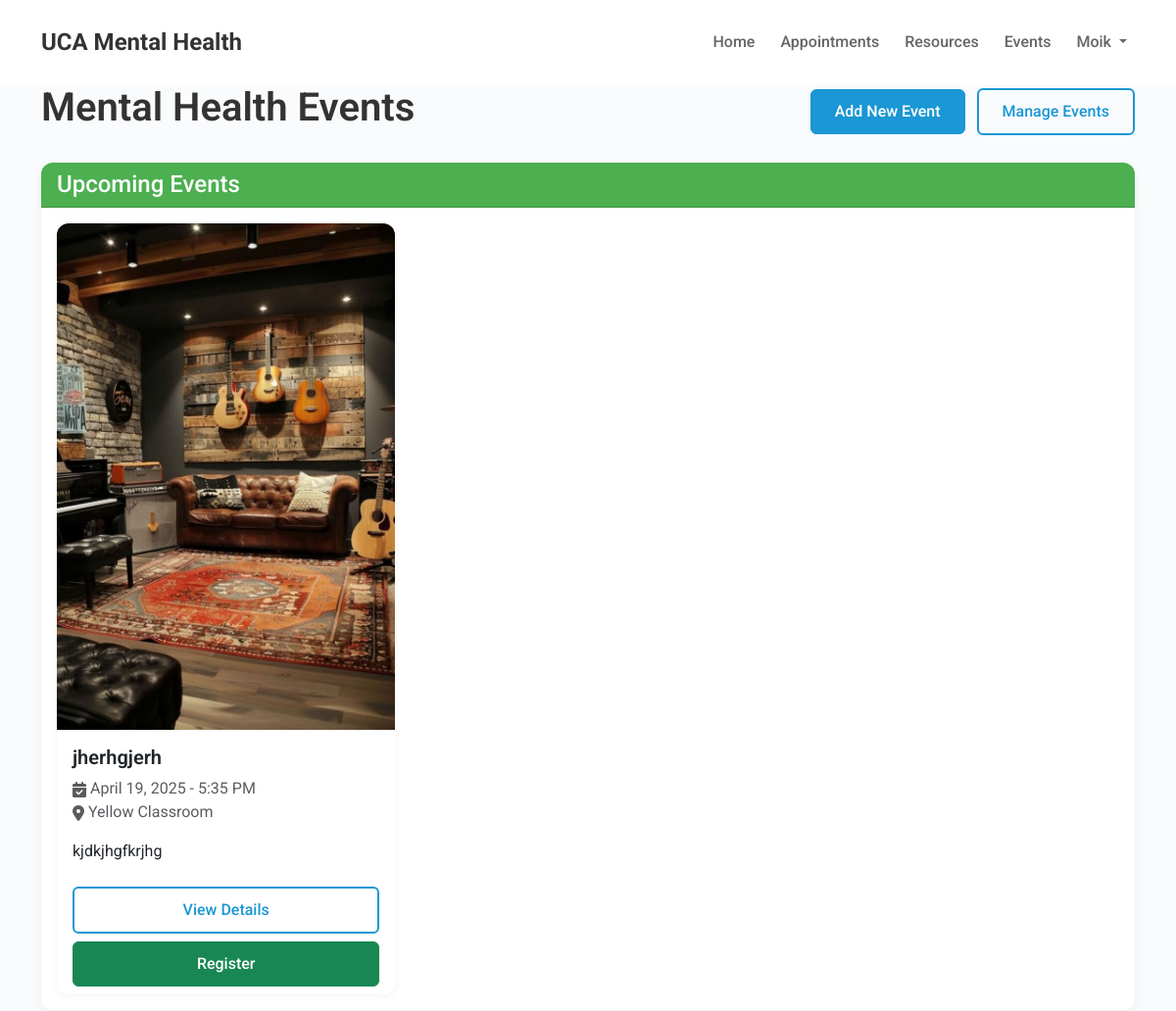
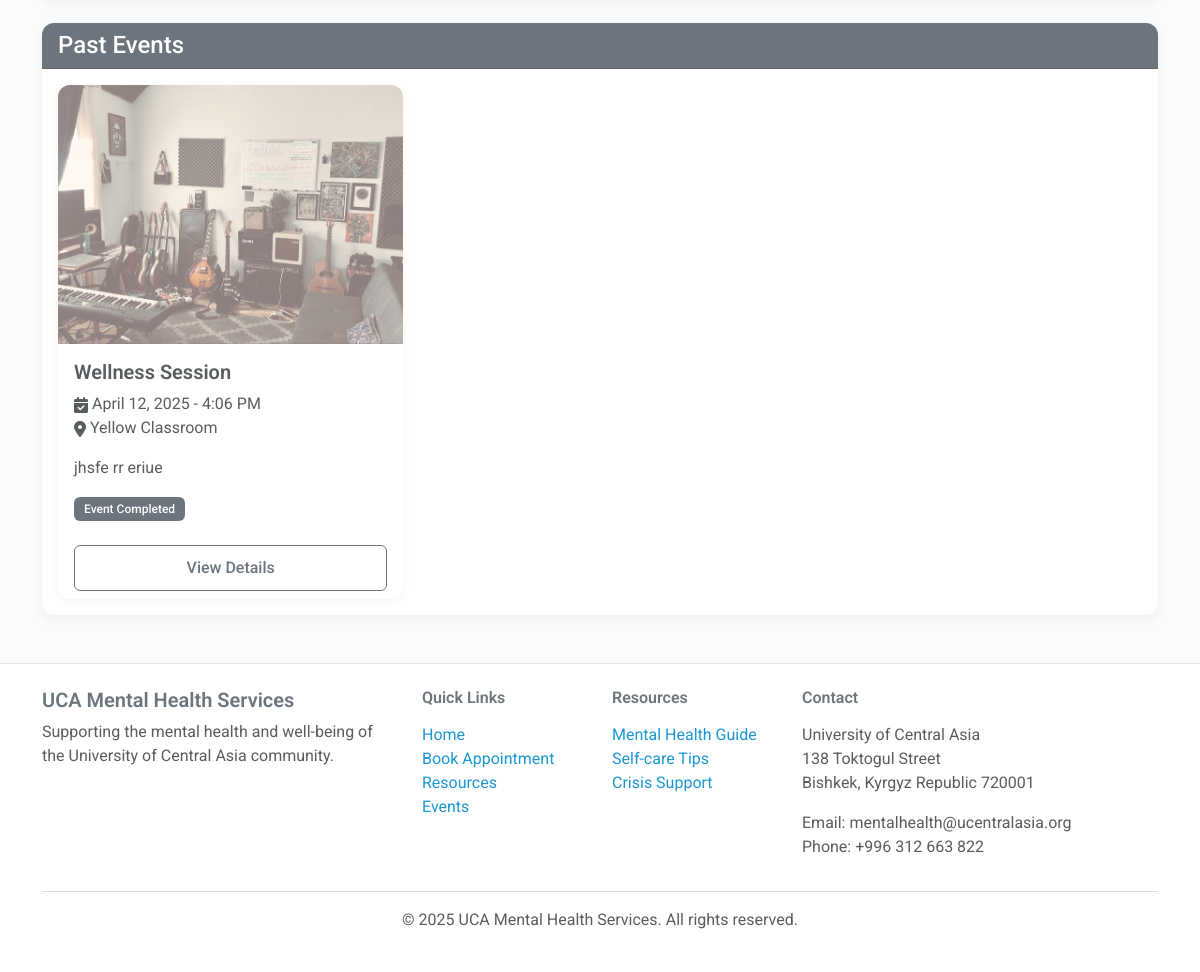
/news/events/ (signed in), run on the app's committed database (2 pictures, top to bottom).
### accounts/models.py (models this page shows, shortened)
class User(AbstractUser):
    USER_TYPE_CHOICES = (
        ('student', 'Student'),
        ('faculty', 'Faculty'),
        ('staff', 'Staff'),
        ('counselor', 'Counselor'),
    )
    user_type = models.CharField(max_length=20, choices=USER_TYPE_CHOICES)
    phone_number = models.CharField(max_length=15, blank=True, null=True)

### news/models.py (models this page shows, shortened)
class Event(models.Model):
    title = models.CharField(max_length=200)
    slug = models.SlugField(max_length=250, unique=True, blank=True)
    description = models.TextField()
    event_date = models.DateTimeField()
    location = models.CharField(max_length=200)
    registration_required = models.BooleanField(default=False)
    registration_url = models.URLField(blank=True, null=True)
    max_participants = models.PositiveIntegerField(default=0, help_text="0 for unlimited")
    image = models.ImageField(upload_to='events/', blank=True, null=True)
    created_at = models.DateTimeField(auto_now_add=True)

### news/views.py (the view)
# urls.py: path('events/', views.event_list, name='event_list'),
@login_required
def event_list(request):
    upcoming_events = Event.objects.filter(event_date__gte=timezone.now()).order_by('event_date')
    past_events = Event.objects.filter(event_date__lt=timezone.now()).order_by('-event_date')
    for event in upcoming_events:
        event.is_registered = EventRegistration.objects.filter(event=event, user=request.user).exists()
    context = {
        'upcoming_events': upcoming_events,
        'past_events': past_events
    }
    return render(request, 'news/event_list.html', context)

### templates/news/event_list.html (shortened to what this page needs)
{% extends 'base.html' %}
{% block content %}
<div class="container">
    <div class="d-flex justify-content-between align-items-center mb-4">
        <h1>Mental Health Events</h1>
        {% if user.is_superuser or user.user_type == 'counselor' %}
        <div>
            <a href="{% url 'news:add_event' %}" class="btn btn-primary">Add New Event</a>
            <a href="{% url 'news:manage_events' %}" class="btn btn-outline-primary ms-2">Manage Events</a>
        </div>
        {% endif %}
    </div>
    <div class="card mb-4">
        <div class="card-header bg-success text-white">
            <h2 class="h4 mb-0">Upcoming Events</h2>
        </div>
        <div class="card-body">
            {% if upcoming_events %}
                <div class="row row-cols-1 row-cols-md-2 row-cols-lg-3 g-4">
                    {% for event in upcoming_events %}
                    <div class="col">
                        <div class="card h-100 shadow-sm">
                            {% if event.image %}
                            <img src="{{ event.image.url }}" class="card-img-top" alt="{{ event.title }}">
                            {% else %}
                            <div class="card-img-top bg-light text-center py-5">
                                <i class="fa fa-calendar fa-4x text-muted"></i>
                            </div>
                            {% endif %}
                            <div class="card-body">
                                <h5 class="card-title">{{ event.title }}</h5>
                                <p class="card-text text-muted">
                                    <i class="fa fa-calendar-check"></i> {{ event.event_date|date:"F d, Y - g:i A" }}<br>
                                    <i class="fa fa-map-marker-alt"></i> {{ event.location }}
                                </p>
                                <p class="card-text">{{ event.description|truncatewords:20 }}</p>
                            </div>
                            <div class="card-footer bg-white border-top-0">
                                <div class="d-grid gap-2">
                                    <a href="{% url 'news:event_detail' event.slug %}" class="btn btn-outline-primary">View Details</a>
                                    {% if event.registration_required %}
                                        {% if event.is_registered %}
                                            <a href="{% url 'news:unregister_from_event' event.id %}" class="btn btn-outline-danger">Cancel Registration</a>
                                        {% else %}
                                            <a href="{% url 'news:register_for_event' event.id %}" class="btn btn-success">Register</a>
                                        {% endif %}
                                    {% endif %}
                                </div>
                            </div>
                        </div>
                    </div>
                    {% endfor %}
                </div>
            {% else %}
                <div class="alert alert-info">
                    No upcoming events at the moment. Check back later!
                </div>
            {% endif %}
        </div>
    </div>
    <div class="card">
        <div class="card-header bg-secondary text-white">
            <h2 class="h4 mb-0">Past Events</h2>
        </div>
        <div class="card-body">
            {% if past_events %}
                <div class="row row-cols-1 row-cols-md-2 row-cols-lg-3 g-4">
                    {% for event in past_events %}
                    <div class="col">
                        <div class="card h-100 shadow-sm text-muted">
                            {% if event.image %}
                            <img src="{{ event.image.url }}" class="card-img-top opacity-50" alt="{{ event.title }}">
                            {% else %}
                            <div class="card-img-top bg-light text-center py-5">
                                <i class="fa fa-calendar fa-4x text-muted"></i>
                            </div>
                            {% endif %}
                            <div class="card-body">
                                <h5 class="card-title">{{ event.title }}</h5>
                                <p class="card-text">
                                    <i class="fa fa-calendar-check"></i> {{ event.event_date|date:"F d, Y - g:i A" }}<br>
                                    <i class="fa fa-map-marker-alt"></i> {{ event.location }}
                                </p>
                                <p class="card-text">{{ event.description|truncatewords:15 }}</p>
                                <div class="badge bg-secondary">Event Completed</div>
                            </div>
                            <div class="card-footer bg-white border-top-0">
                                <a href="{% url 'news:event_detail' event.slug %}" class="btn btn-outline-secondary w-100">View Details</a>
                            </div>
                        </div>
                    </div>
                    {% endfor %}
                </div>
            {% else %}
                <div class="alert alert-info">
                    No past events to display.
                </div>
            {% endif %}
        </div>
    </div>
</div>
{% endblock %}

### templates/base.html (shortened to what this page needs)
<!DOCTYPE html>
<html lang="en">
<head>
    <link href="https://cdn.jsdelivr.net/npm/bootstrap@5.3.0-alpha1/dist/css/bootstrap.min.css" rel="stylesheet">
    <link href="https://cdnjs.cloudflare.com/ajax/libs/font-awesome/6.5.1/css/all.min.css" rel="stylesheet">
    <link href='https://cdn.jsdelivr.net/npm/fullcalendar@5.11.3/main.min.css' rel='stylesheet' />
    {% load static %}
    <link rel="stylesheet" href="{% static 'css/style.css' %}">
</head>
<body>
    <nav class="navbar navbar-expand-lg">
        <div class="container">
            <a class="navbar-brand" href="{% url 'accounts:home' %}">UCA Mental Health</a>
            <div class="collapse navbar-collapse" id="navbarNav">
                <ul class="navbar-nav ms-auto">
                    <li class="nav-item">
                        <a class="nav-link" href="{% url 'accounts:home' %}">Home</a>
                    </li>
                    {% if user.is_authenticated %}
                        {% if user.user_type == 'counselor' %}
                        <li class="nav-item">
                            <a class="nav-link" href="{% url 'accounts:counselor_dashboard' %}">Appointments</a>
                        </li>
                        {% else %}
                        <li class="nav-item">
                            <a class="nav-link" href="{% url 'appointments:booking_calendar' %}">Book Appointment</a>
                        </li>
                        {% endif %}
                    {% else %}
                    <li class="nav-item">
                        <a class="nav-link" href="{% url 'appointments:booking_calendar' %}">Book Appointment</a>
                    </li>
                    {% endif %}
                    <li class="nav-item">
                        <a class="nav-link" href="{% url 'resources:resource_list' %}">Resources</a>
                    </li>
                    <li class="nav-item">
                        <a class="nav-link" href="{% url 'news:event_list' %}">Events</a>
                    </li>
                    {% if user.is_authenticated %}
                    <li class="nav-item dropdown">
                        <a class="nav-link dropdown-toggle" href="#" id="navbarDropdown" role="button" data-bs-toggle="dropdown">
                            {{ user.username }}
                        </a>
                    </li>
                    {% endif %}
                </ul>
            </div>
        </div>
    </nav>
    <main>
        {% block content %}{% endblock %}
    </main>
    <footer class="py-4 mt-5">
        <div class="container">
            <div class="row">
                <div class="col-md-4">
                    <h5>UCA Mental Health Services</h5>
                    <p class="text-muted">Supporting the mental health and well-being of the University of Central Asia community.</p>
                </div>
                <div class="col-md-2">
                    <h6 class="mb-3">Quick Links</h6>
                    <ul class="list-unstyled">
                        <li><a href="{% url 'accounts:home' %}">Home</a></li>
                        <li><a href="{% url 'appointments:booking_calendar' %}">Book Appointment</a></li>
                        <li><a href="{% url 'resources:resource_list' %}">Resources</a></li>
                        <li><a href="{% url 'news:event_list' %}">Events</a></li>
                    </ul>
                </div>
                <div class="col-md-2">
                    <h6 class="mb-3">Resources</h6>
                    <ul class="list-unstyled">
                        <li><a href="#">Mental Health Guide</a></li>
                        <li><a href="#">Self-care Tips</a></li>
                        <li><a href="#">Crisis Support</a></li>
                    </ul>
                </div>
                <div class="col-md-4">
                    <h6 class="mb-3">Contact</h6>
                    <address class="text-muted">
                        <p>University of Central Asia<br>
                        138 Toktogul Street<br>
                        Bishkek, Kyrgyz Republic 720001</p>
                        <p>Email: mentalhealth@ucentralasia.org<br>
                        Phone: +996 312 663 822</p>
                    </address>
                </div>
            </div>
            <hr>
            <div class="text-center">
                <p class="text-muted">© {% now "Y" %} UCA Mental Health Services. All rights reserved.</p>
            </div>
        </div>
    </footer>
</body>
</html>

### static/css/style.css (style rules this page uses)
:root { --primary-color: #1a97d4; --primary-dark: #0d85c0; --secondary-color: #6c757d; --accent-color: #f89e67; --success-color: #4caf50; --warning-color: #ff9800; --danger-color: #f44336; --light-color: #f8f9fa; --dark-color: #333333; --text-dark: #333333; --text-muted: #6c757d; --text-light: #f8f9fa; --bg-subtle: #e6f7ff; --accent-subtle: #f3f9fd; }
body { min-height: 100vh; display: flex; flex-direction: column; font-family: 'Roboto', 'Segoe UI', system-ui, -apple-system, sans-serif; color: var(--text-dark); background-color: #f9fbfd; overflow-x: hidden; }
footer { margin-top: auto; border-top: 1px solid rgba(0,0,0,0.1); }
h1, h2, h3, h4, h5, h6 { font-weight: 600; }
.btn { padding: 10px 24px; border-radius: 6px; font-weight: 500; transition: all 0.3s; }
.btn-primary { background-color: var(--primary-color); border-color: var(--primary-color); color: white; }
.btn-outline-primary { border: 2px solid var(--primary-color); color: var(--primary-color); background-color: transparent; }
.card { border: none; border-radius: 12px; box-shadow: 0 4px 12px rgba(0, 0, 0, 0.05); transition: transform 0.2s ease, box-shadow 0.2s ease; overflow: hidden; }
.card-header.bg-success { background-color: var(--success-color) !important; }
.navbar { box-shadow: none; background-color: white !important; padding: 20px 0; }
.navbar-brand { font-weight: 700; font-size: 1.5rem; color: var(--text-dark); }
.navbar-nav { gap: 10px; }
.navbar-nav .nav-link { font-weight: 500; color: #666; padding: 6px 12px; transition: color 0.3s; }
.badge { font-weight: 500; padding: 6px 10px; border-radius: 6px; }
footer { background-color: white !important; color: var(--text-muted); padding: 40px 0 20px; }
footer a { color: var(--primary-color); text-decoration: none; }
.fa, .fas, .far, .fab { vertical-align: middle; }
.shadow-sm { box-shadow: 0 2px 8px rgba(0, 0, 0, 0.05) !important; }

### data on the page
User: username "Moik"
Event: image (picture), title "jherhgjerh", event_date "April 19, 2025 - 5:35 PM", location "Yellow Classroom", description "kjdkjhgfkrjhg", registration_required "Register"
Event: image (picture), title "Wellness Session", event_date "April 12, 2025 - 4:06 PM", location "Yellow Classroom", description "jhsfe rr eriue"
